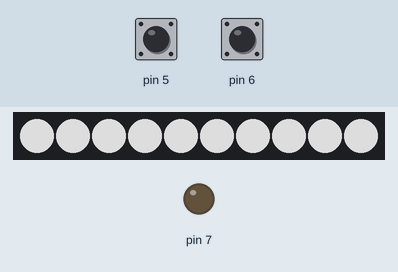
This sketch was run on a simulated Arduino Uno, built with avr-gcc and run on an emulated ATmega328P. On the bench: 10 RGB LEDs in strip order, left to right, output pins drawn as LEDs (lit = HIGH). Dashed ring = blinking. The inputs (shaded band) are chosen by the test bench; at power-on: pin 6 HIGH, pin 5 HIGH. Dim RGB values are drawn brighter than linear.

Above: at 1.2 s.
1.3 s: pin 6 pulled LOW for 1 s
At 2.3 s:
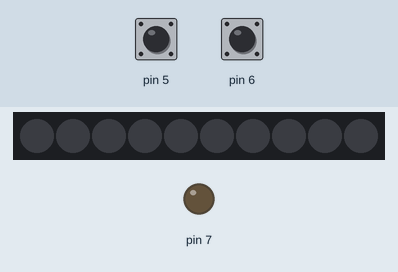
3.8 s: pin 5 pulled LOW for 0.15 s
At 4.8 s:
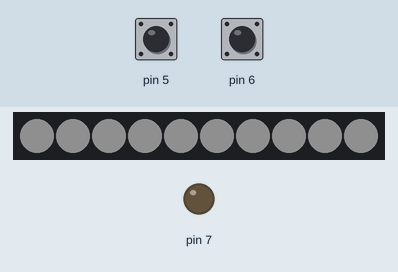
5.4 s: pin 6 pulled LOW for 0.15 s
At 5.65 s:
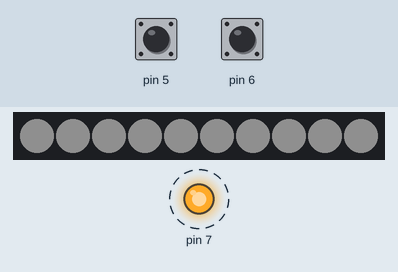
7.2 s: pin 5 pulled LOW for 1 s
At 8.1 s:
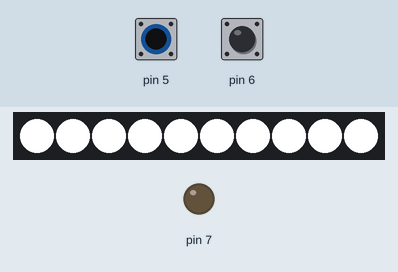
Timing chart, 0 to 10.2 s (numbered marks = the images above; inputs shaded):
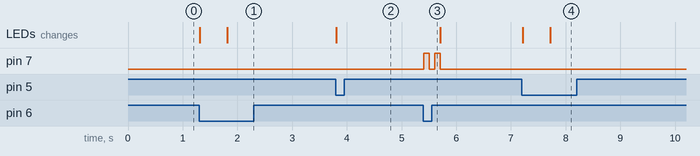

The sketch:

rgb-regulator.ino
```cpp
#include "Adafruit_NeoPixel.h" // подключаем библиотеку
#define PIN  4              // указываем пин для подключения ленты
#define NUMPIXELS 10  // указываем количество светодиодов в ленте

Adafruit_NeoPixel strip (NUMPIXELS, PIN, NEO_GRB + NEO_KHZ800); // создаем объект strip с нужными характеристиками

int j;
int i;

void setup() {
  strip.begin(); // инициализируем ленту
  pinMode(7, OUTPUT); // пищалка
  pinMode(5, INPUT_PULLUP); // поддтягивает в внутренней конфигурации контроллера резистор к пиатнию для высокого уровня
  pinMode(6, INPUT_PULLUP);
  strip.setBrightness (255); //макс яркость
  j=150; //начальное значение переменной j для яркости RGB
}

bool flag = false;
bool flag6 = false;
//bool doubleclik = false;
uint32_t btnTimer = 0;
uint32_t btnTimer6 = 0;

void loop() {
  bool btnState = !digitalRead(5); // инверсия значения кнопки
  bool btnState6 = !digitalRead(6); // инверсия значения кнопки
//5 кнопка
  if (btnState && !flag && millis() - btnTimer > 100 && j <= 240) {  // обработчик нажатия с защитой от дребезжания + 15
    flag = true;
    btnTimer = millis();
    j = j + 15;
    i = 0;
    if (btnState && j == 255) {
        digitalWrite(7, 1);
        delay(100);
        digitalWrite(7, 0);
        delay(100);
        digitalWrite(7, 1);
        delay(100);
        digitalWrite(7, 0);
        //delay(500);
    }
  }

   if (btnState && flag && millis() - btnTimer > 500) { // обработчик зажатия в максимум освещения
    btnTimer = millis();
    j = 255;
    i = 0;
  }
  if (!btnState && flag && millis() - btnTimer > 100) { // обработчик отпускания нажатой кнопки с защитой от дребезжания
    flag = false;
    btnTimer = millis();
  }

//6 кнопка
  if (btnState6 && !flag6 && millis() - btnTimer6 > 100 && j >= 15) {  // обработчик нажатия с защитой от дребезжания + 15
    flag6 = true;
    btnTimer6 = millis();
    j = j - 15;
    i = 0;
    if (btnState6 && j == 0) {
        digitalWrite(7, 1);
        delay(100);
        digitalWrite(7, 0);
        delay(100);
        digitalWrite(7, 1);
        delay(100);
        digitalWrite(7, 0);
        //delay(500);
    }
  }

   if (btnState6 && flag6 && millis() - btnTimer6 > 500) { // обработчик зажатия в максимум освещения
    btnTimer6 = millis();
    j = 0;
    i = 0;
  }
  if (!btnState6 && flag6 && millis() - btnTimer6 > 100) { // обработчик отпускания нажатой кнопки с защитой от дребезжания
    flag6 = false;
    btnTimer6 = millis();
  }

//Адрессные светодиоды
for (int i = -1; i < NUMPIXELS; i++) {
  strip.setPixelColor(i, strip.Color(j, j, j));
  strip.show();
}

}
```

Measured:
- after the input at 3.8 s, the LEDs: change at once (image 2)
- after the input at 5.4 s, pin 7: alternates HIGH for 0.10 s and LOW for 0.10 s, 4 changes in all, then stays LOW, starting at once
- after the input at 7.2 s, the LEDs: first change at once (image 4 shows a later state)
